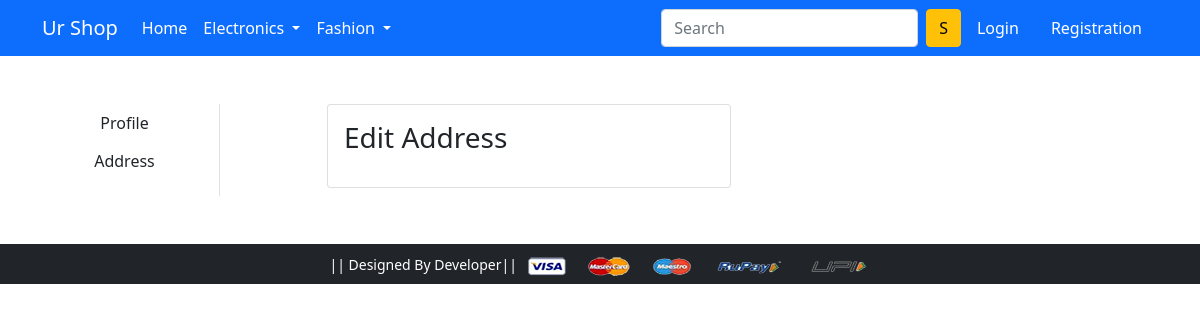
/edit_address/2/, run on an earlier commit of the app's database.
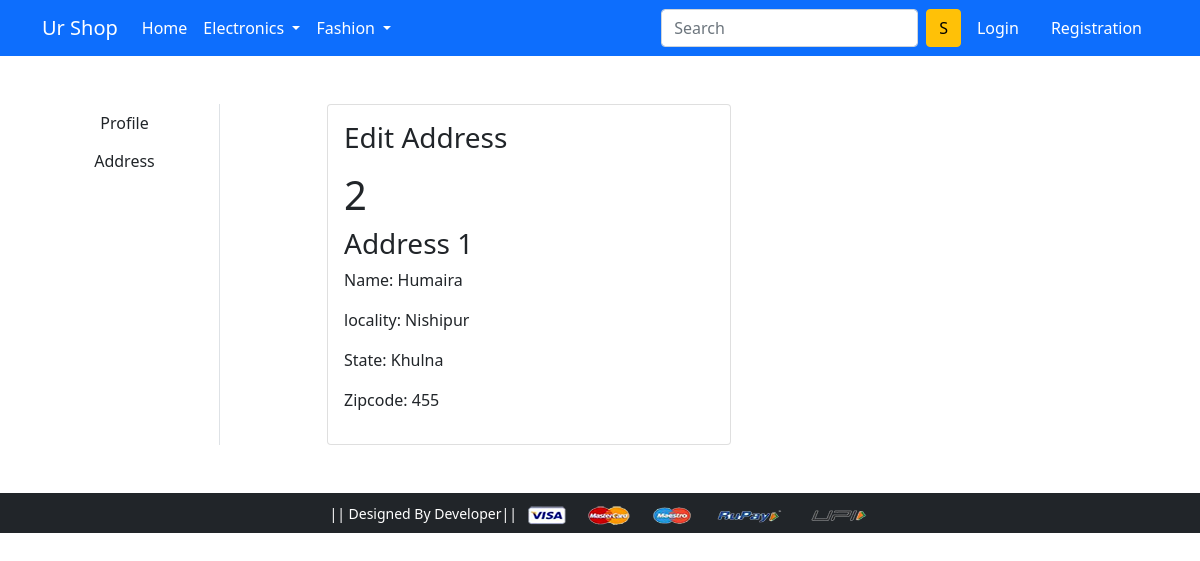
And on a later commit of the database.
### app/models.py (models this page shows)
class Customer (models.Model):
    user = models.ForeignKey(User, on_delete=models.CASCADE)
    name = models.CharField(max_length=200)
    locality = models.CharField(max_length=200)
    city = models.CharField(max_length=200)
    zipcode = models.IntegerField()
    state = models.CharField(choices=DIVISION_CHOICES, max_length=200)
    def __str__(self):
        return str(self.id)

### app/views.py (the view)
# urls.py: path('edit_address/<int:pk>/', views.edit_address, name='edit_address'),
def edit_address(request, pk):
    address = Customer.objects.filter(id=pk)
    print(address)
    return render(request, 'app/edit_address.html', {'address': address})

### app/templates/app/edit_address.html (shortened to what this page needs)
{% extends 'app/base.html' %}
{% load static %}
{% block main-content %}
<div class="container my-5">
 <div class="row">
  <div class="col-sm-2 border-end">
   <ul class="list-unstyled">
    <li class="d-grid"><a href="{% url 'profile' %}" class="btn ">Profile</a></li>
    <li class="d-grid"><a href="{% url 'address' %}" class="btn {{active}}">Address</a></li>
   </ul>
  </div>
  <div class="col-sm-9 offset-sm-1">
   <div class="row">
    <div class="col-sm-6">
     <div class="card">
      <div class="card-body">
       <h3>Edit Address</h3>
       {% for ad in address %}
          <h1>{{ad.id}}</h1>
       <h3>Address {{forloop.counter}}</h3>
       <p>Name: {{ad.name}}</p>
       <p>locality: {{ad.locality}}</p>
       <p>State: {{ad.state}}</p>
       <p>Zipcode: {{ad.zipcode}}</p>
       {% endfor %}
      </div>
     </div>
    </div>
   </div>
  </div>
 </div>
</div>
{% endblock main-content %}

What changed in the data, as far as the page shows it:
added Customer: id "2", name "Humaira", locality "Nishipur", state "Khulna", zipcode "455"
